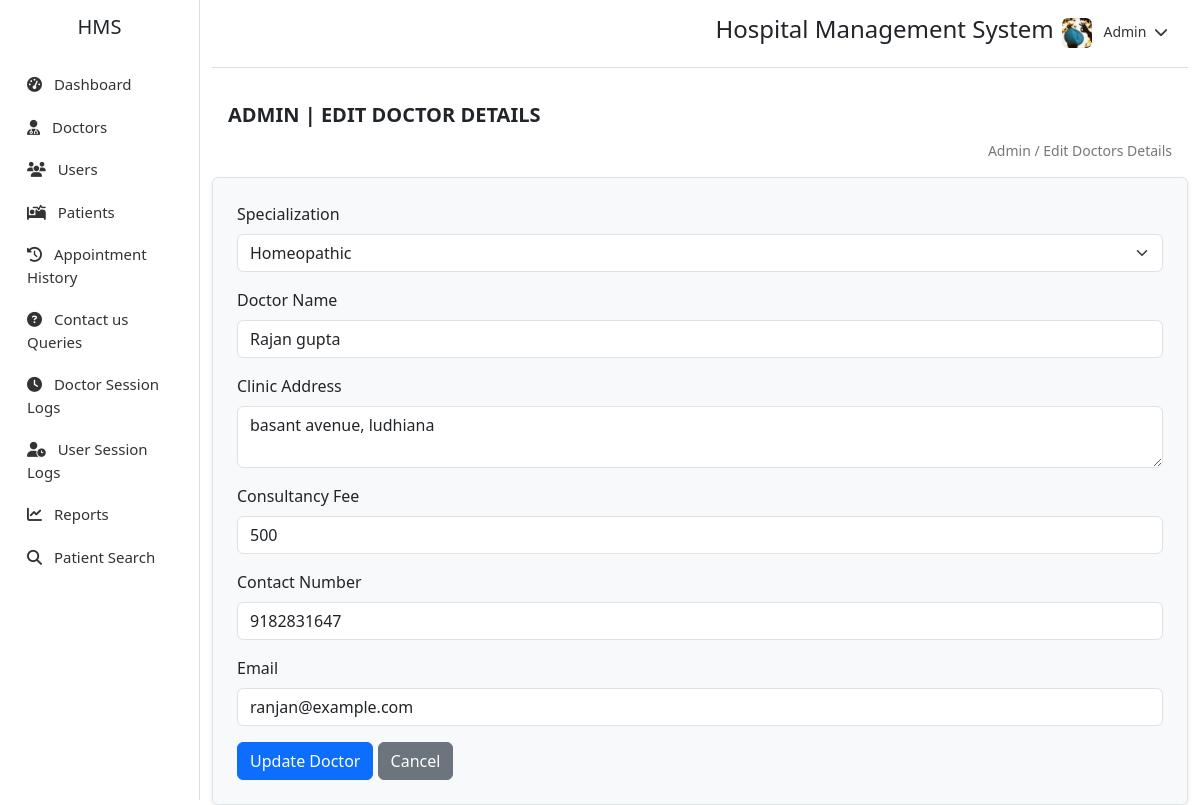
Page /admin/edit-doctor.php?id=7 on the committed database.
### tables this page shows
CREATE TABLE `doctors` (
  `id` int(11) NOT NULL,
  `specialization_id` int(11) NOT NULL,
  `doctor_name` text NOT NULL,
  `doctor_clinic_address` varchar(255) NOT NULL,
  `doctor_consultancy_fee` decimal(65,0) NOT NULL,
  `doctor_contact_number` text NOT NULL,
  `doctor_email` varchar(50) NOT NULL,
  `password` varchar(255) NOT NULL,
  `created_at` timestamp NOT NULL DEFAULT current_timestamp() ON UPDATE current_timestamp()
);

### admin/edit-doctor.php (the view, shortened to what this page needs)
<?php
$doctor_id = $_GET['id'];
$query = "SELECT * FROM doctors WHERE id = $doctor_id";
$result = mysqli_query($conn, $query);
$doctor = mysqli_fetch_assoc($result);
?>
<!DOCTYPE html>
<html lang="en">
<head>
<link rel="stylesheet" href="style.css">
    <link href="https://cdn.jsdelivr.net/npm/bootstrap@5.3.0/dist/css/bootstrap.min.css" rel="stylesheet">
    <link href="https://cdnjs.cloudflare.com/ajax/libs/font-awesome/6.5.0/css/all.min.css" rel="stylesheet">
</head>
<body>
    <div class="container-fluid">
        <div class="row">
            <div class="col-md-2 sidebar">
                <h5 class="text-center mb-4">HMS</h5>
                <nav class="nav flex-column">
                    <a class="nav-link" href="dashboard.php"><i class="fas fa-tachometer-alt"></i> Dashboard</a>
                    <li class="nav-item">
                        <a class="nav-link" data-bs-toggle="collapse" href="#doctorsMenu" role="button" aria-expanded="false" aria-controls="doctorsMenu">
                            <i class="fas fa-user-md"></i> Doctors
                        </a>
                    </li>
                    <li class="nav-item">
                        <a class="nav-link" data-bs-toggle="collapse" href="#usersMenu" role="button" aria-expanded="false" aria-controls="usersMenu">
                            <i class="fas fa-users"></i> Users
                        </a>
                    </li>
                    <a class="nav-link" href="#"><i class="fas fa-procedures"></i> Patients</a>
                    <a class="nav-link" href="#"><i class="fas fa-history"></i> Appointment History</a>
                      <li class="nav-item">
                        <a class="nav-link" data-bs-toggle="collapse" href="#ContactusqueryMenu" role="button" aria-expanded="false" aria-controls="usersMenu">
                            <i class="fas fa-question-circle"></i> Contact us Queries
                        </a>
                    </li>
                    <a class="nav-link" href="#"><i class="fas fa-clock"></i> Doctor Session Logs</a>
                    <a class="nav-link" href="#"><i class="fas fa-user-clock"></i> User Session Logs</a>
                    <a class="nav-link" href="#"><i class="fas fa-chart-line"></i> Reports</a>
                    <a class="nav-link" href="#"><i class="fas fa-search"></i> Patient Search</a>
                </nav>
            </div>
            <div class="col-md-10">
                <div class="topbar d-flex justify-content-end align-items-center">
                    <div>
                        <h4 class="me-2 ">Hospital Management System</h4>
                    </div>
                    <div class="admin-profile">
                        <img src="../images/admin.jpeg" class="rounded me-2" alt="Admin" width="30" height="30">
                        Admin <i class="fas fa-chevron-down ms-1"></i>
                    </div>
                </div>
                <div class="p-3">
                    <div class="dashboard-header mt-3">ADMIN | EDIT DOCTOR DETAILS</div>
                    <div class="breadcrumb-text d-flex justify-content-end">Admin / Edit Doctors Details</div>
                </div>
                <form method="POST" class="p-4 bg-light border rounded shadow-sm">
                    <div class="mb-3">
                        <label for="specialization_id" class="form-label">Specialization</label>
                        <select name="specialization_id" class="form-select" required>
                            <?php
                            $spec_result = mysqli_query($conn, "SELECT * FROM doctors_specialization");
                            while ($spec = mysqli_fetch_assoc($spec_result)) {
                                $selected = $spec['id'] == $doctor['specialization_id'] ? "selected" : "";
                                echo "<option value='{$spec['id']}' $selected>{$spec['specialization']}</option>";
                            }
                            ?>
                        </select>
                    </div>
                    <div class="mb-3">
                        <label class="form-label">Doctor Name</label>
                        <input type="text" name="doctor_name" class="form-control" value="<?= htmlspecialchars($doctor['doctor_name']) ?>" required>
                    </div>
                    <div class="mb-3">
                        <label class="form-label">Clinic Address</label>
                        <textarea name="doctor_clinic_address" class="form-control"><?= htmlspecialchars($doctor['doctor_clinic_address']) ?></textarea>
                    </div>
                    <div class="mb-3">
                        <label class="form-label">Consultancy Fee</label>
                        <input type="text" name="doctor_consultancy_fee" class="form-control" value="<?= htmlspecialchars($doctor['doctor_consultancy_fee']) ?>" required>
                    </div>
                    <div class="mb-3">
                        <label class="form-label">Contact Number</label>
                        <input type="text" name="doctor_contact_number" class="form-control" value="<?= htmlspecialchars($doctor['doctor_contact_number']) ?>" required>
                    </div>
                    <div class="mb-3">
                        <label class="form-label">Email</label>
                        <input type="email" name="doctor_email" class="form-control" value="<?= htmlspecialchars($doctor['doctor_email']) ?>" required>
                    </div>
                    <button type="submit" class="btn btn-primary">Update Doctor</button>
                    <a href="manage_doctors.php" class="btn btn-secondary">Cancel</a>
                </form>
            </div>
        </div>
</body>
</html>

### admin/style.css (style rules this page uses)
body { background: #f8f9fa; font-family: Arial, sans-serif; }
.sidebar { height: 100vh; background-color: #fff; border-right: 1px solid #ddd; padding: 15px; }
.sidebar .nav-link { color: #333; font-size: 15px; padding: 10px 15px; }
.sidebar .nav-link i { margin-right: 8px; }
.topbar { background-color: #fff; border-bottom: 1px solid #ddd; padding: 15px; }
.dashboard-header { font-size: 20px; font-weight: 600; margin-bottom: 10px; }
.breadcrumb-text { font-size: 14px; color: #777; }
.admin-profile { float: right; font-size: 14px; color: #333; }
.admin-profile i { margin-right: 5px; }

### rows in the picture
doctors: doctor_name "Rajan gupta", doctor_clinic_address "basant avenue, ludhiana", doctor_consultancy_fee "500", doctor_contact_number "9182831647", doctor_email "ranjan@example.com"

### other values in the picture
form field specialization_id "Homeopathic"
